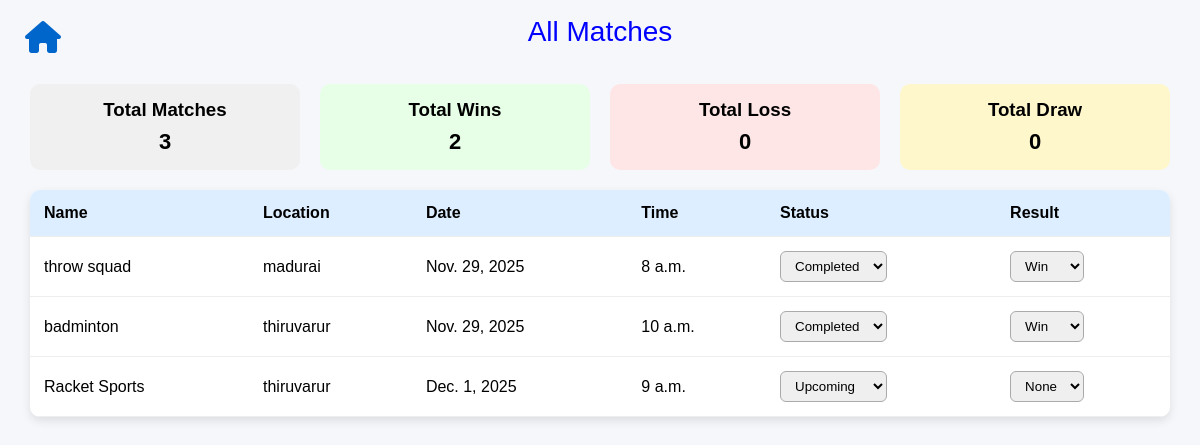
/all-matches/ (signed in), run on the app's committed database.
### main/models.py (models this page shows, shortened)
class ScheduledMatch(models.Model):
    created_by = models.ForeignKey(User, on_delete=models.CASCADE, null=True)
    sport = models.CharField(max_length=50)
    title = models.CharField(max_length=100)
    date = models.DateField()
    time = models.TimeField()
    location = models.CharField(max_length=200)
    players_needed = models.IntegerField()
    cash_prize = models.CharField(max_length=50, blank=True, null=True)
    chat_link = models.URLField(max_length=300, blank=True, null=True)
    contact_number = models.CharField(max_length=15, blank=True, null=True)
    match_image = models.ImageField(upload_to='match_images/', blank=True, null=True)
    created_at = models.DateTimeField(auto_now_add=True)
    joined_players = models.ManyToManyField(User, related_name='joined_matches', blank=True)
    STATUS_CHOICES = [
        ('upcoming', 'Upcoming'),
        ('completed', 'Completed'),
    ]
    status = models.CharField(max_length=20, choices=STATUS_CHOICES, default='upcoming')
    RESULT_CHOICES = [
        ('none', 'Not Played'),
        ('win', 'Win'),
        ('loss', 'Loss'),
        ('draw', 'Draw')
    ]
    result = models.CharField(max_length=10, choices=RESULT_CHOICES, default='none')
    notes = models.TextField(blank=True, null=True)   # personal notes

### main/views.py (the view)
# urls.py: path('all-matches/', all_matches_view, name='all_matches'),
def all_matches_view(request):
    created = ScheduledMatch.objects.filter(created_by=request.user)
    joined = request.user.joined_matches.all()
    matches = (created | joined).distinct().order_by('date', 'time')
    win_count = matches.filter(result='win').count()
    loss_count = matches.filter(result='loss').count()
    draw_count = matches.filter(result='draw').count()
    context = {
        'matches': matches,
        'win_count': win_count,
        'loss_count': loss_count,
        'draw_count': draw_count
    }
    return render(request, 'main/all_matches.html', context)

### main/templates/main/all_matches.html (shortened to what this page needs)
<!DOCTYPE html>
<html>
<head>
    <link rel="stylesheet" href="https://cdnjs.cloudflare.com/ajax/libs/font-awesome/6.4.0/css/all.min.css">
</head>
<body>
    <a href="{% url 'dashboard' %}" class="home-btn">
        <i class="fa-solid fa-house"></i>
    </a>
    <div class="header">
        All Matches
    </div>
    <div class="summary">
        <div class="total-matches">
            <h3>Total Matches</h3>
            <p>{{ matches.count }}</p>
        </div>
        <div class="total-wins">
            <h3>Total Wins</h3>
            <p>{{ win_count }}</p>
        </div>
        <div class="total-loss">
            <h3>Total Loss</h3>
            <p>{{ loss_count }}</p>
        </div>
        <div class="total-draw">
            <h3>Total Draw</h3>
            <p>{{ draw_count }}</p>
        </div>
    </div>
    <table>
        <tr>
            <th>Name</th>
            <th>Location</th>
            <th>Date</th>
            <th>Time</th>
            <th>Status</th>
            <th>Result</th>
        </tr>
        {% for match in matches %}
        <tr>
            <td>{{ match.title }}</td>
            <td>{{ match.location }}</td>
            <td>{{ match.date }}</td>
            <td>{{ match.time }}</td>
            <td>
                <form action="{% url 'update_status_result' match.id %}" method="POST">
                    <select name="status" onchange="this.form.submit()">
                        <option value="upcoming" {% if match.status == 'upcoming' %}selected{% endif %}>Upcoming</option>
                        <option value="completed" {% if match.status == 'completed' %}selected{% endif %}>Completed</option>
                    </select>
                </form>
            </td>
            <td>
                <form action="{% url 'update_status_result' match.id %}" method="POST">
                    <select name="result" onchange="this.form.submit()">
                        <option value="none" {% if match.result == 'none' %}selected{% endif %}>None</option>
                        <option value="win" {% if match.result == 'win' %}selected{% endif %}>Win</option>
                    </select>
                </form>
            </td>
        </tr>
        {% empty %}
        <tr>
            <td colspan="6" style="text-align:center; padding:20px; color:#777;">
                No matches found.
            </td>
        </tr>
        {% endfor %}
    </table>
</body>
</html>

### main/templates/main/all_matches.html (style rules this page uses)
body { background: #f5f7fa; font-family: Arial, sans-serif; margin: 0; padding: 0; }
.home-btn { position: absolute; top: 20px; left: 25px; font-size: 32px; color: #0066cc; text-decoration: none; transition: 0.3s ease; }
.header { color: blue; padding: 16px; font-size: 28px; text-align: center; }
.summary { width: 95%; margin: 20px auto; display: flex; gap: 20px; }
.summary div { flex: 1; padding: 15px; border-radius: 10px; text-align: center; }
.total-matches { background: #f0f0f0; }
.total-wins { background: #e6ffe6; }
.total-loss { background: #ffe6e6; }
.total-draw { background: #fff7cc; }
.summary h3 { margin: 0 0 8px 0; }
.summary p { font-size: 22px; font-weight: bold; margin: 0; }
table { width: 95%; margin: 20px auto; border-collapse: collapse; background: white; border-radius: 10px; overflow: hidden; box-shadow: 0 4px 10px rgba(0,0,0,0.1); }
th, td { padding: 14px; border-bottom: 1px solid #eee; }
th { background: #dceeff; text-align: left; }
select { padding: 6px 10px; border-radius: 6px; border: 1px solid #aaa; }

### data on the page
ScheduledMatch: title "throw squad", location "madurai", date "Nov. 29, 2025", time "8 a.m.", status "Completed", result "Win"
ScheduledMatch: title "badminton", location "thiruvarur", date "Nov. 29, 2025", time "10 a.m.", status "Completed", result "Win"
ScheduledMatch: title "Racket Sports", location "thiruvarur", date "Dec. 1, 2025", time "9 a.m.", status "Upcoming", result "None"

### other printed values
{{ matches.count }} "3"
{{ win_count }} "2"
{{ loss_count }} "0"
{{ draw_count }} "0"
